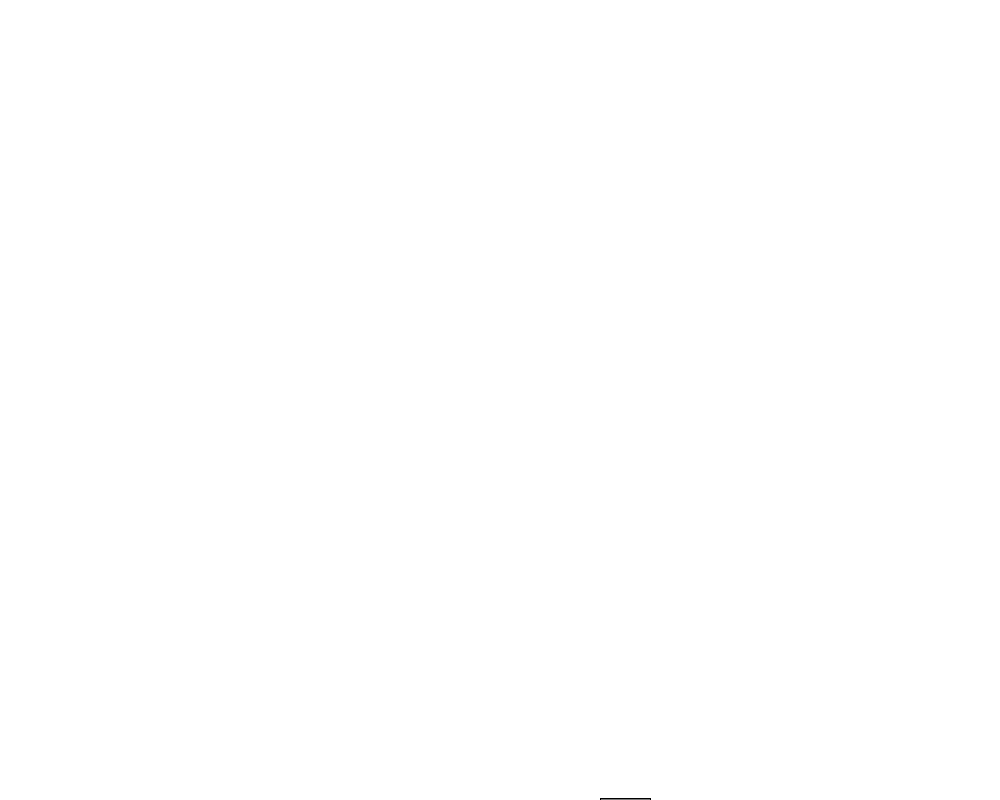
Frame 1 (no input)
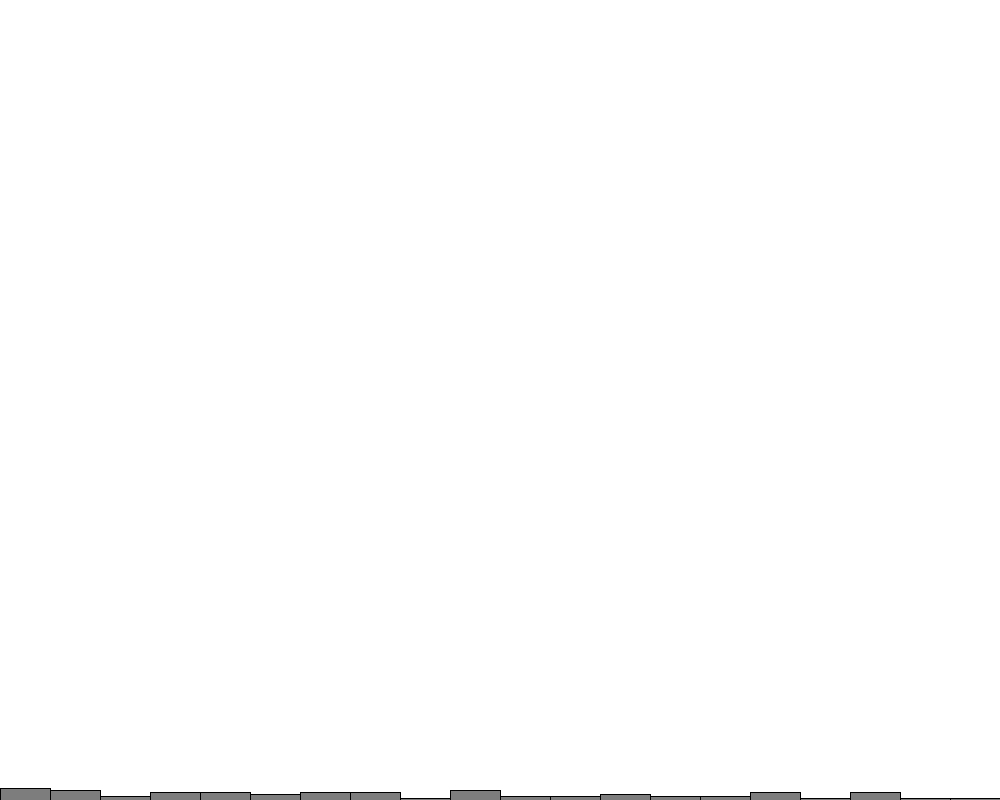
Frame 60 (the mouse pressed at the canvas centre just before this capture)
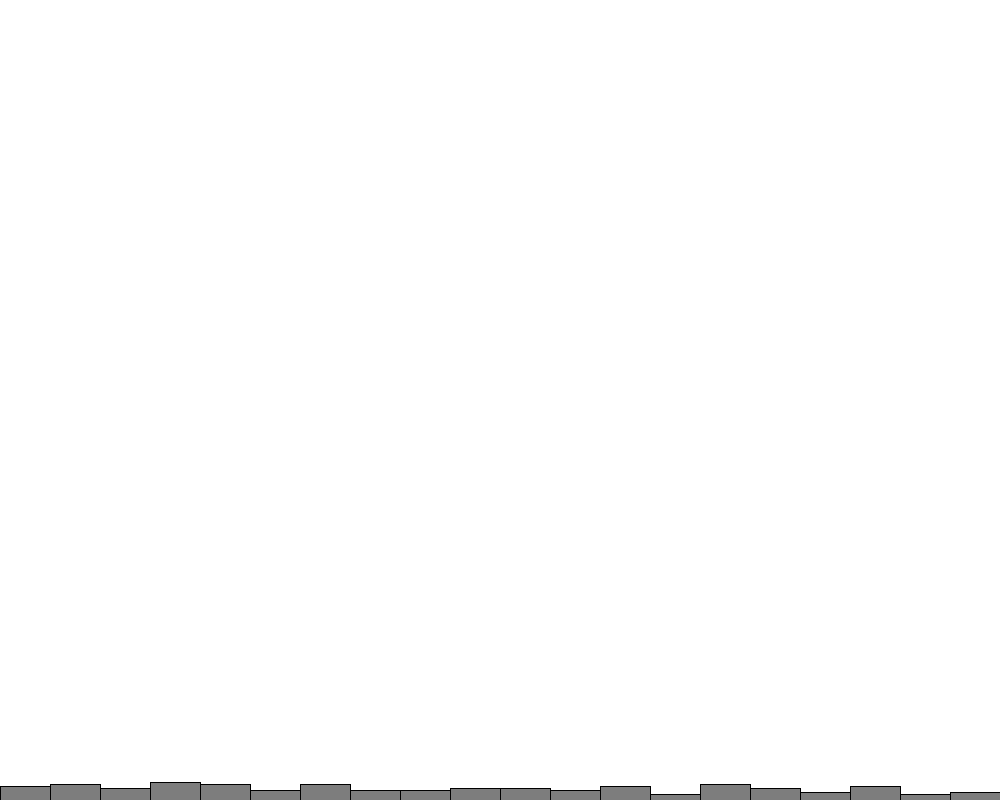
Frame 120 (the mouse held since frame 60 and released just before this capture)

The Processing sketch that drew these frames (run headless with seeded random() and noise(); from frame 60 on, the mouse is pressed at the canvas centre):

// Processing sketch: Random_Graph
// ── Random_Graph.pde
Graph p;
void setup()
{
  size(1000,800);
  p = new Graph();
}


void draw()
{
  p.step();
  p.display();
}
// ── Graph.pde
class Graph
{
    float []mesh;
    float offset;
 Graph()
 {
   
    mesh = new float[20];
    offset = width/20;
 }
 
 void step()
 {
    int index = int(random(mesh.length)); 
    mesh[index]+=2;
 }
 
 void display()
 {
   background(255);
   fill(125);
   for(int i=0;i<mesh.length;i++)
   {
     rect(0+i*offset,height-mesh[i],offset,mesh[i]);
   }
 }
}
